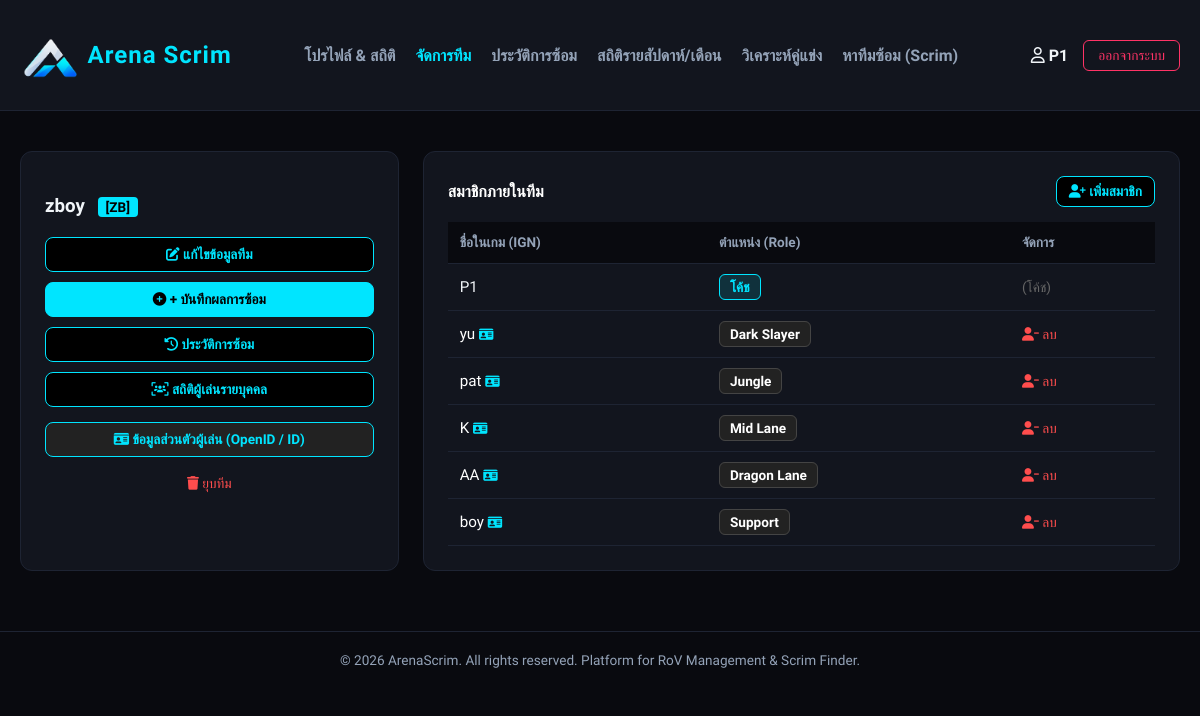
The page /ArenaScrim/ArenaScrim_test/user/team-manage.php (signed in) on the database its author committed.
### tables this page shows
CREATE TABLE `teams` (
  `team_id` int(11) NOT NULL,
  `team_name` varchar(100) NOT NULL,
  `team_tag` varchar(10) NOT NULL,
  `leader_id` int(11) DEFAULT NULL COMMENT 'โค้ชของทีม (NULL = ไม่มีโค้ช)',
  `discord_link` varchar(255) DEFAULT NULL,
  `facebook_link` varchar(255) DEFAULT NULL,
  `line_id` varchar(100) DEFAULT NULL,
  `created_at` timestamp NOT NULL DEFAULT current_timestamp()
);

CREATE TABLE `team_members` (
  `member_id` int(11) NOT NULL,
  `team_id` int(11) NOT NULL,
  `user_id` int(11) DEFAULT NULL COMMENT 'บัญชีที่เพิ่มรายชื่อ (ไม่ใช่บัญชีของผู้เล่น — D-11)',
  `in_game_name` varchar(100) NOT NULL,
  `main_role` varchar(50) DEFAULT NULL,
  `nickname` varchar(100) DEFAULT NULL COMMENT 'ชื่อเล่น',
  `fullname` varchar(255) DEFAULT NULL COMMENT 'ชื่อ-นามสกุลจริง',
  `open_id` varchar(100) DEFAULT NULL COMMENT 'OpenID ในเกม',
  `full_id` varchar(100) DEFAULT NULL COMMENT 'Full ID ตัวละคร',
  `current_rank` varchar(50) DEFAULT NULL COMMENT 'แรงก์ปัจจุบัน',
  `contact` varchar(255) DEFAULT NULL COMMENT 'ช่องทางติดต่อ เช่น Line / Discord',
  `member_note` text DEFAULT NULL COMMENT 'หมายเหตุ ฮีโร่ถนัด ฯลฯ',
  `info_updated_at` datetime DEFAULT NULL COMMENT 'แก้ไขข้อมูลส่วนตัวล่าสุด',
  `joined_at` timestamp NOT NULL DEFAULT current_timestamp()
);

### ArenaScrim/ArenaScrim_test/user/team-manage.php (the view, shortened to what this page needs)
<?php
require_once '../config/db.php';
$user_id = require_login();
$team = get_led_team($pdo, $user_id);
$team_id = $team['team_id'] ?? 0;
$members = [];
if ($team) {
    $stmt_members = $pdo->prepare("SELECT * FROM team_members WHERE team_id = ? ORDER BY member_id");
    $stmt_members->execute([$team_id]);
    $members = $stmt_members->fetchAll();
}
include '../includes/header.php';
?>
<?php if (!$team): ?>
    <div class="card-create-team" style="background: #12141d; padding: 30px; border-radius: 12px; border: 1px solid #222; max-width: 600px; margin: 40px auto; text-align: center;">
        <h2 style="color: #00e5ff; margin-bottom: 20px;"><i class="fa-solid fa-users"></i> สร้างทีมของคุณ</h2>
        <p style="color: #aaa; margin-bottom: 20px;">ตั้งทีมของคุณเพื่อเปิดใช้ระบบวิเคราะห์สถิติและหาทีมซ้อม Scrim</p>
        <form action="../actions/team-process.php?action=create" method="POST" style="display: flex; flex-direction: column; gap: 15px; text-align: left;"> <?= csrf_field() ?>
            <div>
                <label style="color:#fff;">ชื่อทีม (Team Name)</label>
                <input type="text" name="team_name" required maxlength="100" placeholder="เช่น Bacon Time" style="width: 100%; padding: 10px; margin-top: 5px; background: #090a0f; border: 1px solid #333; color: #fff; border-radius: 6px;">
            </div>
            <div>
                <label style="color:#fff;">ตัวย่อทีม (Tag)</label>
                <input type="text" name="team_tag" required maxlength="10" placeholder="เช่น BAC" style="width: 100%; padding: 10px; margin-top: 5px; background: #090a0f; border: 1px solid #333; color: #fff; border-radius: 6px;">
            </div>
            <div>
                <label style="color:#fff;"><i class="fa-brands fa-discord"></i> ลิงก์ Discord (ไม่บังคับ)</label>
                <input type="url" name="discord_link" placeholder="https://discord.gg/xxxx" style="width: 100%; padding: 10px; margin-top: 5px; background: #090a0f; border: 1px solid #333; color: #fff; border-radius: 6px;">
            </div>
            <div>
                <label style="color:#fff;"><i class="fa-brands fa-facebook"></i> ลิงก์ Facebook / Messenger (ไม่บังคับ)</label>
                <input type="url" name="facebook_link" placeholder="https://m.me/yourpage" style="width: 100%; padding: 10px; margin-top: 5px; background: #090a0f; border: 1px solid #333; color: #fff; border-radius: 6px;">
            </div>
            <div>
                <label style="color:#fff;"><i class="fa-brands fa-line"></i> Line ID (ไม่บังคับ)</label>
                <input type="text" name="line_id" maxlength="100" placeholder="@yourteam" style="width: 100%; padding: 10px; margin-top: 5px; background: #090a0f; border: 1px solid #333; color: #fff; border-radius: 6px;">
            </div>
            <button type="submit" class="btn-cyber" style="margin-top: 15px; width: 100%; padding: 12px; cursor: pointer;">สร้างทีมทันที</button>
        </form>
    </div>
<?php else: ?>
    <div class="team-layout">
<div class="team-info-card">
    <h3>
        <?php echo htmlspecialchars($team['team_name'] ?? ''); ?>
        <span class="team-badge">[<?php echo htmlspecialchars($team['team_tag'] ?? ''); ?>]</span>
    </h3>
    <div class="team-actions" style="margin-top: 20px; display: flex; flex-direction: column; gap: 10px;">
        <a href="team-edit.php" class="btn-cyber" style="font-size: 0.85rem; padding: 8px 14px; text-decoration: none; text-align: center;">
            <i class="fa-solid fa-pen-to-square"></i> แก้ไขข้อมูลทีม
        </a>
        <a href="match-add.php" class="btn-cyber" style="font-size: 0.85rem; padding: 8px 14px; text-decoration: none; text-align: center; background: #00e5ff; color: #000;">
            <i class="fa-solid fa-plus-circle"></i> + บันทึกผลการซ้อม
        </a>
        <a href="match-history.php" class="btn-cyber" style="font-size: 0.85rem; padding: 8px 14px; text-decoration: none; text-align: center;">
            <i class="fa-solid fa-clock-rotate-left"></i> ประวัติการซ้อม
        </a>
        <a href="member-stats.php" class="btn-cyber" style="font-size: 0.85rem; padding: 8px 14px; text-decoration: none; text-align: center;">
            <i class="fa-solid fa-users-viewfinder"></i> สถิติผู้เล่นรายบุคคล
        </a>
        <a href="member-info.php" class="btn-cyber" style="font-size: 0.85rem; padding: 8px 14px; text-decoration: none; text-align: center; background: #222; color: #00e5ff; border: 1px solid #00e5ff; margin-top: 5px;">
            <i class="fa-solid fa-id-card"></i> ข้อมูลส่วนตัวผู้เล่น (OpenID / ID)
        </a>
        <?= post_button('../actions/team-process.php?action=delete', [],
            '<i class="fa-solid fa-trash"></i> ยุบทีม', 'color: #ff4d4d; font-size: 0.85rem; padding: 8px; width: 100%; text-align: center;',
            "คุณต้องการยุบทีมนี้ใช่หรือไม่?\nสมาชิก ผลการซ้อม และประกาศ Scrim ทั้งหมดของทีมจะถูกลบถาวร") ?>
    </div>
</div>
        <div class="team-info-card">
            <div style="display: flex; justify-content: space-between; align-items: center; margin-bottom: 15px;">
                <h4 style="margin: 0; color: #fff;">สมาชิกภายในทีม</h4>
                <a href="member-add.php" class="btn-cyber" style="font-size: 0.85rem; padding: 6px 12px; text-decoration: none;">
                    <i class="fa-solid fa-user-plus"></i> เพิ่มสมาชิก
                </a>
            </div>
            <table class="member-table">
                <thead>
                    <tr>
                        <th>ชื่อในเกม (IGN)</th>
                        <th>ตำแหน่ง (Role)</th>
                        <th>จัดการ</th>
                    </tr>
                </thead>
                <tbody>
                    <tr>
        <td><?php echo htmlspecialchars($_SESSION['display_name'] ?? 'โค้ช'); ?></td>
        <td><span class="role-badge" style="background: #00e5ff22; color: #00e5ff; border: 1px solid #00e5ff; padding: 4px 10px; border-radius: 6px; font-size: 0.85rem;">โค้ช</span></td>
        <td><span style="color: #666; font-size: 0.85rem;">(โค้ช)</span></td>
    </tr>
                    <?php foreach ($members as $m): ?>
                        <tr>
                            <td><a href="member-info.php?member_id=<?= (int)$m['member_id'] ?>" title="ดูข้อมูลส่วนตัว" style="color: #fff; text-decoration: none;"><?php echo htmlspecialchars($m['in_game_name'] ?? ''); ?> <i class="fa-solid fa-id-card" style="color: #00e5ff; font-size: 0.8rem;"></i></a></td>
                            <td>
                                <span class="role-badge" style="background: #222; color: #fff; border: 1px solid #444; padding: 4px 10px; border-radius: 6px; font-size: 0.85rem;">
                                    <?php echo htmlspecialchars(!empty($m['main_role']) ? $m['main_role'] : 'ไม่ระบุ'); ?>
                                </span>
                            </td>
                            <td>
                                <?= post_button('../actions/team-process.php?action=delete_member', ['id' => (int)($m['member_id'] ?? 0)],
                                    '<i class="fa-solid fa-user-minus"></i> ลบ', 'color: #ff4d4d; font-size: 0.85rem;',
                                    "ต้องการลบสมาชิกคนนี้ใช่หรือไม่?\nสถิติการซ้อมของสมาชิกคนนี้จะถูกลบไปด้วย") ?>
                            </td>
                        </tr>
                    <?php endforeach; ?>
                </tbody>
            </table>
        </div>
    </div>
<?php endif; ?>
<?php include '../includes/footer.php'; ?>

### ArenaScrim/ArenaScrim_test/config/functions.php (shortened to what this page needs)
<?php
function e($value)
{
    return htmlspecialchars((string)($value ?? ''), ENT_QUOTES, 'UTF-8');
}
function require_login()
{
    global $pdo;
    if (isset($pdo)) {
        $stmt = $pdo->prepare("SELECT role FROM users WHERE user_id = ?");
        $stmt->execute([$_SESSION['user_id']]);
        $role = $stmt->fetchColumn();
    }
    return (int)$_SESSION['user_id'];
}
function csrf_token()
{
    return $_SESSION['csrf'];
}
function csrf_field()
{
    return '<input type="hidden" name="csrf" value="' . csrf_token() . '">';
}
function post_button($action, array $fields, $label_html, $style = '', $confirm = '')
{
    $html = '<form method="POST" action="' . e($action) . '" style="display: inline; margin: 0;"'
        . ($confirm !== '' ? ' onsubmit="return confirm(' . e(json_encode($confirm, JSON_UNESCAPED_UNICODE)) . ');"' : '')
        . '>' . csrf_field();
    foreach ($fields as $name => $value) {
        $html .= '<input type="hidden" name="' . e($name) . '" value="' . e($value) . '">';
    }
    return $html . '<button type="submit" style="cursor: pointer; font: inherit; background: none; border: none; padding: 0; ' . $style . '">'
        . $label_html . '</button></form>';
}
function get_led_team(PDO $pdo, $user_id)
{
    $stmt = $pdo->prepare("SELECT * FROM teams WHERE leader_id = ? LIMIT 1");
    $stmt->execute([$user_id]);
    return $stmt->fetch() ?: null;
}

### ArenaScrim/ArenaScrim_test/assets/css/main.css (style rules this page uses)
:root { --bg-dark: #090A0F; --card-bg: #12151E; --border-color: #1E2433; --text-main: #F1F5F9; --text-muted: #94A3B8; --neon-cyan: #00E5FF; --neon-gold: #FFD700; --neon-red: #FF3366; }
*, *::before, *::after { box-sizing: border-box; }
body { background-color: var(--bg-dark); color: var(--text-main); font-family: 'Prompt', sans-serif; margin: 0; padding: 0; }
.btn-cyber { background-color: #000000; color: var(--neon-cyan); border: 1px solid var(--neon-cyan); padding: 10px 20px; border-radius: 8px; font-weight: 600; cursor: pointer; transition: all 0.3s ease; text-decoration: none; display: inline-block; }

### ArenaScrim/ArenaScrim_test/assets/css/team.css (style rules this page uses)
.team-layout { display: grid; grid-template-columns: 1fr 2fr; gap: 24px; margin-top: 20px; }
.team-info-card { background-color: var(--card-bg); border: 1px solid var(--border-color); border-radius: 12px; padding: 24px; }
.team-badge { display: inline-block; background-color: var(--neon-cyan); color: #000000; font-weight: 700; padding: 2px 8px; border-radius: 4px; font-size: 0.85rem; margin-left: 8px; }
.member-table { width: 100%; border-collapse: collapse; margin-top: 15px; }
.member-table th { background-color: #090A0F; color: var(--text-muted); text-align: left; padding: 12px; font-size: 0.85rem; border-bottom: 1px solid var(--border-color); }
.member-table td { padding: 14px 12px; border-bottom: 1px solid var(--border-color); color: var(--text-main); font-size: 0.95rem; }
.role-badge { background-color: rgba(0, 229, 255, 0.1); color: var(--neon-cyan); border: 1px solid var(--neon-cyan); padding: 4px 10px; border-radius: 6px; font-size: 0.8rem; font-weight: 600; }

### rows shown on the page
teams: team_name "zboy", team_tag "ZB"
team_members: in_game_name "yu", main_role "Dark Slayer"
team_members: in_game_name "pat", main_role "Jungle"
team_members: in_game_name "K", main_role "Mid Lane"
team_members: in_game_name "AA", main_role "Dragon Lane"
team_members: in_game_name "boy", main_role "Support"

### other values the page prints
$label "โปรไฟล์ & สถิติ"
$label "จัดการทีม"
$label "ประวัติการซ้อม"
$label "สถิติรายสัปดาห์/เดือน"
$label "วิเคราะห์คู่แข่ง"
$label "หาทีมซ้อม (Scrim)"
$_SESSION['display_name'] "P1"
$label_html "ยุบทีม"
